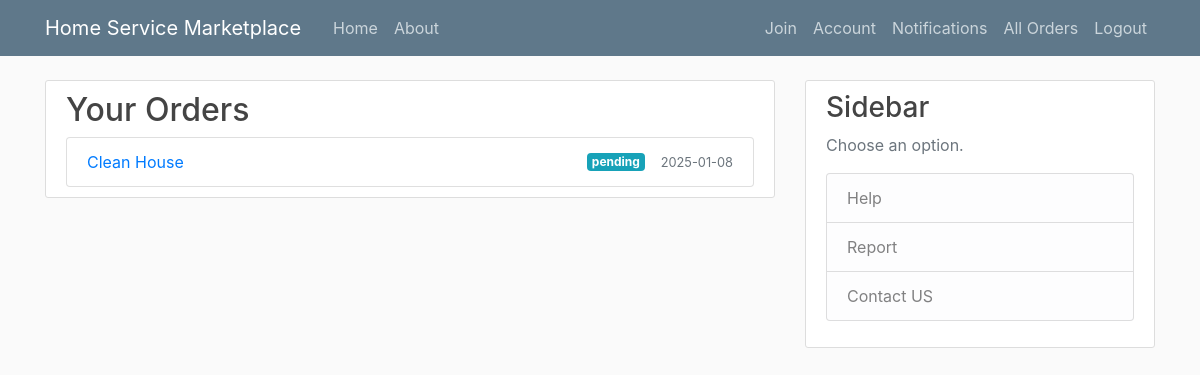
Screenshot of /alluserorders (signed in) with the database file from the repository.
### flaskapp/models.py (models this page shows, shortened)
class Order(db.Model):
    id = db.Column(db.Integer, primary_key=True)
    order_loc = db.Column(db.String(200), nullable=False)
    order_datetime = db.Column(db.DateTime, default=datetime.utcnow)
    status = db.Column(db.Enum(OrderStatus), nullable=False, default=OrderStatus.pending)
    review = db.Column(db.Text, nullable=True)
    rate = db.Column(db.Integer, nullable=True)
    price = db.Column(db.Float, nullable=False)
    notifications = db.Column(db.Enum(NotificationStatus), default=NotificationStatus.not_viewed)
    ser_id = db.Column(db.Integer, db.ForeignKey('service.id'), nullable=False)
    service = db.relationship('Service', backref='service_orders', lazy=True)  # Renamed backref
    customer_id = db.Column(db.Integer, db.ForeignKey('user.id'), nullable=False)
    service_provider_id = db.Column(db.Integer, db.ForeignKey('service_provider.id'), nullable=False)
    latitude = db.Column(db.Float)
    longitude = db.Column(db.Float)

class Service(db.Model):
    id = db.Column(db.Integer, primary_key=True)
    title = db.Column(db.String(100), nullable=False)
    description = db.Column(db.Text, nullable=False)
    date_posted = db.Column(db.DateTime, nullable=False, default=datetime.utcnow)
    user_id = db.Column(db.Integer, db.ForeignKey('user.id'), nullable=False)
    provider_id = db.Column(db.Integer, db.ForeignKey('service_provider.id'), nullable=False)
    ratings = db.Column(db.Integer, nullable=False)
    category_id = db.Column(db.Integer, db.ForeignKey('category.id'), nullable=False)
    duration = db.Column(db.Integer, nullable=False)
    ser_price = db.Column(db.Float, nullable=False)
    orders = db.relationship('Order', backref='linked_service', lazy=True)

### flaskapp/routes.py (the view)
@app.route('/alluserorders')
@login_required
def alluserorders():
    orders = (
        db.session.query(Order, Service)
        .join(Service, Order.ser_id == Service.id)
        .filter(Order.customer_id == current_user.id)
        .all()
    )
    combined_details = [
        {
            'id': order.id,
            'price': order.price,
            'order_datetime': order.order_datetime,
            'status': order.status,
            'service_title': service.title,
        }
        for order, service in orders
    ]
    return render_template('alluserorders.html', orders=combined_details)

### flaskapp/models.py (called while the page is built)
@login_manager.user_loader
def load_user(user_id):
    return User.query.get(int(user_id))

    @property
    def is_service_provider(self):
        return ServiceProvider.query.filter_by(id=self.id).first() is not None

### flaskapp/templates/alluserorders.html (shortened to what this page needs)
{% extends "layout.html" %}
{% block content %}
<div class="content-section">
  <h2>Your Orders</h2>
  {% if orders %}
  <ul class="list-group">
    {% for order in orders %}
    <li
      class="list-group-item d-flex justify-content-between align-items-center"
    >
      <div>
        <a href="{{ url_for('userorderdetails', order_id=order.id) }}">
          {{ order.service_title }}
        </a>
      </div>
      <div class="d-flex align-items-center">
        <span class="badge badge-info">{{ order.status.value }}</span>
        <small class="text-muted ml-3">{{ order.order_datetime.strftime('%Y-%m-%d') }}</small>
      </div>
    </li>
    {% endfor %}
  </ul>
  {% else %}
  <p>You have no orders yet.</p>
  {% endif %}
</div>
{% endblock content %}

### flaskapp/static/main.css (style rules this page uses)
body { background: #fafafa; color: #333333; margin-top: 5rem; }
h1, h2, h3, h4, h5, h6 { color: #444444; }
.content-section { background: #ffffff; padding: 10px 20px; border: 1px solid #dddddd; border-radius: 3px; margin-bottom: 20px; }

### flaskapp/templates/layout.html (style rules this page uses)
ul { list-style-type: none; padding: 0; margin: 0; }

### rows the page displays
Order: service_title "Clean House", status.value "pending", order_datetime "2025-01-08"
